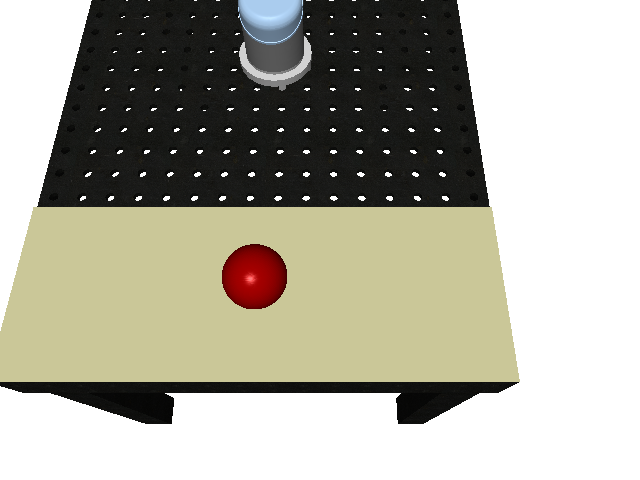
#> input picture depth_estimation/left.png, 640 x 480 px
$ python sparse_stereo.py
#> lines starting #> are read from the running program, lines starting #| are printed output that depends on the picture; after the words box and inside, x2 and y2 are one past the last pixel; in counts of white or black regions, pixels touching at a corner belong together; long printed decimals are rounded
import numpy as np
import cv2
import imutils
import matplotlib.pyplot as plt

intristicMat = np.array([
  [514.682, 0, 320, 0],
  [0, 514.682, 240, 0],
  [0, 0, 1, 0]], dtype=np.float32)

extrinsicMat = np.array([
  [-1, 0, 0, -0.1],
  [0, 0.9063, -0.4226, -0.1994],
  [0, -0.4226, -0.9063, 1.3067],
  [0, 0, 0, 1]], dtype=np.float32)


def findObjectByColor(img):
    hsv = cv2.cvtColor(img, cv2.COLOR_BGR2HSV)
    lowerMask = cv2.inRange(hsv, (0, 100, 20), (10, 255, 255))
    upperMask = cv2.inRange(hsv, (160, 100, 20), (179, 255, 255))
    mask = lowerMask + upperMask
    mask = cv2.erode(mask, (3, 3))
    mask = cv2.dilate(mask, (3, 3))
    return mask


def findCenter(img):
    cnts = cv2.findContours(img, cv2.RETR_EXTERNAL, cv2.CHAIN_APPROX_SIMPLE)
    cnts = imutils.grab_contours(cnts)
    point3d = np.zeros(3)
    if len(cnts) > 0:
        area = max(cnts, key=cv2.contourArea)
        center, radius = cv2.minEnclosingCircle(area)
        point3d = np.array([center[0], center[1], radius], dtype=np.float32)
    return point3d


def computeOpticalCenter(Pp):
    C = -np.linalg.inv(Pp[0:3, 0:3]) @ Pp[0:3, 3:4]
    return np.vstack((C, 1))


def computeFundamentalMat(epipole, projMat):
    erx = np.zeros((3, 3))
    erx[0, 1] = -epipole[2]
    erx[0, 2] = epipole[1]
    erx[1, 0] = epipole[2]
    erx[1, 2] = epipole[0]
    erx[2, 0] = epipole[1]
    erx[2, 1] = epipole[0]
    return erx @ projMat @ np.linalg.inv(np.vstack((projMat, [0, 0, 0, 1])))


def computePluckerLine(M1, M2):
    plucker = np.zeros(2)
    plucker[0] = np.cross(M1, M2) / np.linalg.norm(M2)
    plucker[1] = M2 / np.linalg.norm(M2)
    return plucker


def computePluckerIntersect(plucker1, plucker2):
    mu1 = plucker1[0]
    mu2 = plucker2[0]
    v1 = plucker1[1]
    v2 = plucker2[1]

    v1_v2xmu2 = v1 @ np.cross(v2, mu2)
    v1v2_v1_v2xmu1 = v1 @ v2 * (v1 @ np.cross(v2, mu1))
    pow_v1xv2 = np.pow(np.linalg.norm(np.cross(v1, v2)), 2)
    M1 = (v1_v2xmu2 - v1v2_v1_v2xmu1) / pow_v1xv2 * v1 + np.cross(v1, mu1)

    v2_v1xmu1 = v2 @ np.cross(v1, mu1)
    v2v1_v2_v1xmu2 = v2 @ v2 * (v2 @ np.cross(v2, mu2))
    pow_v2xv1 = np.pow(np.linalg.norm(np.cross(v2, v1)), 2)
    M2 = (v2_v1xmu1 - v2v1_v2_v1xmu2) / pow_v2xv1 * v2 + np.cross(v2, mu2)
    return M1 + (M2 - M1) / 2


if __name__ == '__main__':
    left = cv2.imread('left.png')
#> left is the input picture: shape (480, 640, 3); mean B, G, R 156.3, 169.4, 171.3
    right = cv2.imread('right.png')
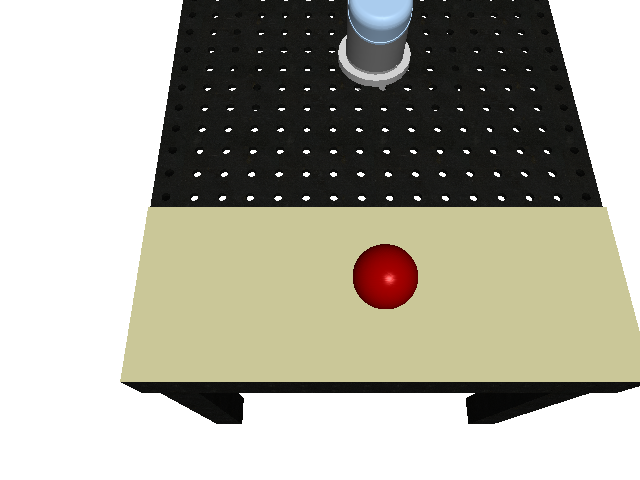
#> input picture depth_estimation/right.png, 640 x 480 px
#> right is the input picture: shape (480, 640, 3); mean B, G, R 156.3, 169.4, 171.3

    leftMask = findObjectByColor(left)
#> in findObjectByColor, `hsv = cv2.cvtColor(img, cv2.COLOR_BGR2HSV)`: hsv: shape (480, 640, 3); mean H, S, V 18.7, 27.5, 171.9
#> in findObjectByColor, `lowerMask = cv2.inRange(hsv, (0, 100, 20), (10, 255, 255))`:
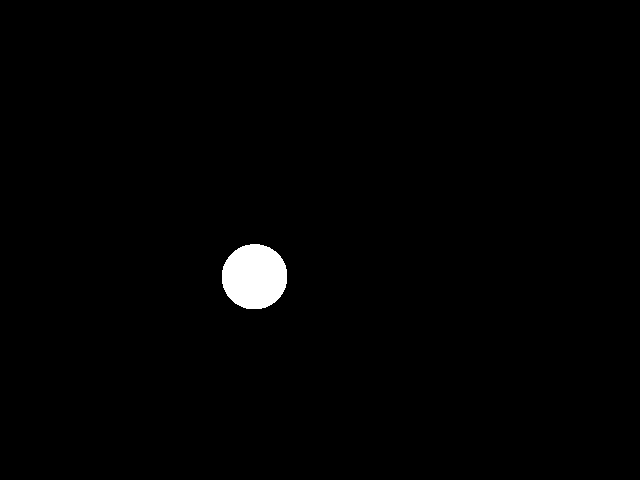
#> lowerMask: shape (480, 640); 1.1% white; 1 white region, box (x1, y1, x2, y2) and area: (222, 244, 287, 309) 3371
#> in findObjectByColor, `upperMask = cv2.inRange(hsv, (160, 100, 20), (179, 255, 255))`: upperMask: shape (480, 640); every value is 0
#> in findObjectByColor, `mask = cv2.erode(mask, (3, 3))`: mask: shape (480, 640); 1.1% white; 1 white region, box (x1, y1, x2, y2) and area: (222, 245, 287, 309) 3306
#> in findObjectByColor, `mask = cv2.dilate(mask, (3, 3))`: mask: shape (480, 640); 1.1% white; 1 white region, box (x1, y1, x2, y2) and area: (222, 245, 287, 310) 3371
    rightMask = findObjectByColor(right)
#> in findObjectByColor (call 2), `hsv = cv2.cvtColor(img, cv2.COLOR_BGR2HSV)`: hsv: shape (480, 640, 3); mean H, S, V 18.7, 27.5, 171.9
#> in findObjectByColor (call 2), `lowerMask = cv2.inRange(hsv, (0, 100, 20), (10, 255, 255))`:
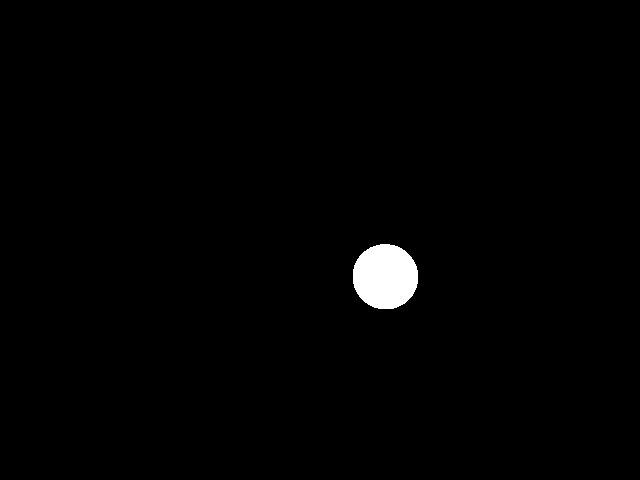
#> lowerMask: shape (480, 640); 1.1% white; 1 white region, box (x1, y1, x2, y2) and area: (353, 244, 418, 309) 3371
#> in findObjectByColor (call 2), `mask = cv2.erode(mask, (3, 3))`: mask: shape (480, 640); 1.1% white; 1 white region, box (x1, y1, x2, y2) and area: (353, 245, 418, 309) 3306
#> in findObjectByColor (call 2), `mask = cv2.dilate(mask, (3, 3))`: mask: shape (480, 640); 1.1% white; 1 white region
    # [5 lines of commented-out code are left out]

    leftCenter = findCenter(leftMask)
#> in findCenter, `cnts = cv2.findContours(img, cv2.RETR_EXTERNAL, cv2.CHAIN_APPROX_SIMPLE)`: cnts = 1 contour; box (x1, y1, x2, y2) and area: (222, 245, 287, 310) 3278
#> in findCenter, `area = max(cnts, key=cv2.contourArea)`: area = contour of 88 points, box (x1, y1, x2, y2) (222, 245, 287, 310), area 3278
#> in findCenter, `center, radius = cv2.minEnclosingCircle(area)`: center = (254.1, 277.3); radius = 32.92
#> in findCenter, `point3d = np.array([center[0], center[1], radius], dtype=np.float32)`: point3d = [254.1, 277.3, 32.92]
#> leftCenter = [254.1, 277.3, 32.92]
    rightCenter = findCenter(rightMask)
#> in findCenter (call 2), `cnts = cv2.findContours(img, cv2.RETR_EXTERNAL, cv2.CHAIN_APPROX_SIMPLE)`: cnts = 1 contour; box (x1, y1, x2, y2) and area: (353, 245, 418, 310) 3278
#> rightCenter = [384.9, 277.3, 32.92]

    leftPoint = [leftCenter[0], leftCenter[1], 1]
#> leftPoint = [254.1, 277.3, 1]
    rightPoint = [rightCenter[0], rightCenter[1], 1]
#> rightPoint = [384.9, 277.3, 1]

    H = extrinsicMat
    KA = intristicMat
    proj = KA @ H
    print('Projection matrix')
    print(proj)

    # Pp = np.hstack((proj[0:3, 0:3], proj[0:3, 3:4]))
    # print(Pp)

    C = computeOpticalCenter(proj)
    epipole = proj @ C
    print('\nEpipole')
    print(epipole)

    F = computeFundamentalMat(epipole, proj)
    print('\nFundamental matrix')
    print(F)

    epipolarLine = F @ np.hstack((leftCenter, 1)).T
#> epipolarLine = [-0.00146, -0.000573, -0.0161]
    print('\nEpipolar line')
    print(epipolarLine)
#| [-0.00146 -0.0005731 -0.01609]
